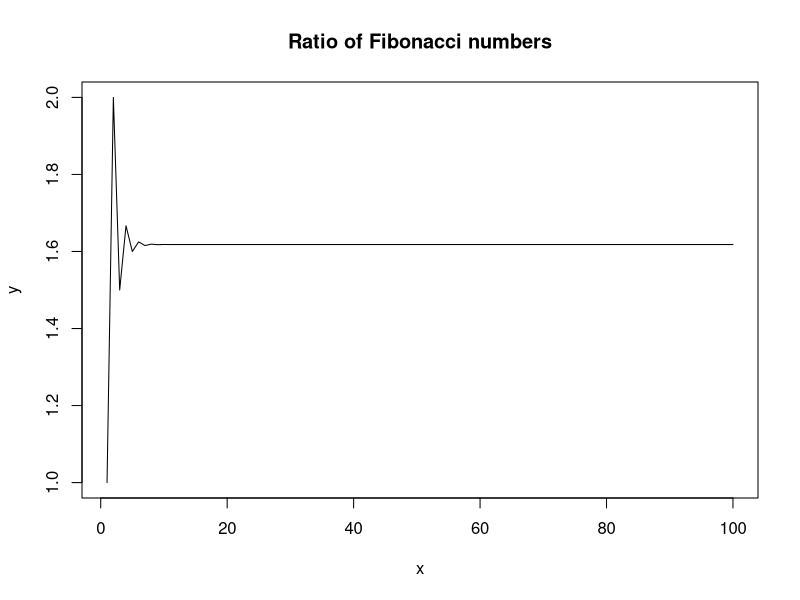

This figure's R source:
## ---- chunk 1
library(microbenchmark)
## ---- chunk 2
ratio_fibonacci_for <- function(n) {
  f0 <- 0
  f1 <- 1
  r_f = 1:n
  
  if(n == 0) {
    return(0)  
  }
  
  for(i in 1:n) {
    f_new <- f0 + f1
    f0 <- f1
    f1 <- f_new
    
    r_f[i]<- f1/ f0
  }
  
  return(r_f)
}

## ---- chunk 3
ratio_fibonacci_while <- function(n) {
  i <- 0
  f0 <- 0
  f1 <- 1
  r_f = 1:n
  
  if(n == 0) {
    return(0)  
  }
  
  while(i < n) {
    i <- i+1
    f_new <- f0 + f1
    f0 <- f1
    f1 <- f_new
    
    r_f[i]<- f1/ f0
  }
  
  return(r_f)
}
## ---- chunk 4
set.seed(420)
functions_equal <- TRUE

for(rand_int in sample.int(n = 100, size = 10)) {
  n_rf_for <- ratio_fibonacci_for(rand_int)
  n_rf_while <- ratio_fibonacci_while(rand_int)
  
  if(!all.equal(n_rf_for, n_rf_while)) {
    functions_equal <- FALSE
    break
  }
}

if(functions_equal) {
  print("Functions produce the same output")
} else {
  print("Functions don't produce the same output")
}
  
## ---- chunk 5
microbenchmark(ratio_fibonacci_for(100), ratio_fibonacci_for(1000), 
               ratio_fibonacci_while(100), ratio_fibonacci_while(1000))
## ---- chunk 6
rf <- ratio_fibonacci_for(100)
plot(rf, type="l", main="Ratio of Fibonacci numbers", xlab="x", ylab="y")
## ---- chunk 7
phi <- (sqrt(5) + 1) / 2
x <- 1:1000
phi_power = phi^(x+1)
phi_sum = phi^(x) + phi^(x-1)

res_equal_op <- phi_sum == phi_power
length(res_equal_op[res_equal_op==TRUE]) == length(res_equal_op)

res_all_equal <- all.equal(phi_power, phi_sum)
res_all_equal
## ---- chunk 8
roll_dice <- function() {return( sum(sample(1:6, 2)) )}

game_of_craps <- function() {
  
  res_1 <- roll_dice()
  
  if(res_1 == 7 || res_1 == 11) {
    return(TRUE)
  }
  
  while(TRUE) {
    res_n <- roll_dice()
    
    if(res_n == res_1)
      return(TRUE)
    else if(res_n == 7 || res_n == 11) 
      return(FALSE)
  }
} 
## ---- chunk 9
foobar0 <- function(x, z) {
  if (sum(x >= .001) < 1) {
    stop("step 1 requires 1 observation(s) with value >= .001")
  }
  fit <- lm(x ~ z)
  r <- fit$residuals
  x <- sin(r) + .01
  
  if (sum(x >= .002) < 2) {
    stop("step 2 requires 2 observation(s) with value >= .002")
  }
  fit <- lm(x ~ z)
  r <- fit$residuals
  x <- 2 * sin(r) + .02
  
  if (sum(x >= .003) < 3) {
    stop("step 3 requires 3 observation(s) with value >= .003")
  }
  fit <- lm(x ~ z)
  r <- fit$residuals
  x <- 3 * sin(r) + .03
  
  if (sum(x >= .004) < 4) {
    stop("step 4 requires 4 observation(s) with value >= .004")
  }
  fit <- lm(x ~ z)
  r <- fit$residuals
  x <- 4 * sin(r) + .04
  
  return(x)
}
## ---- chunk 10
transform_input <- function(x, z, n) {
  fit <- lm(x ~ z)
  r <- fit$residuals
  return(n * sin(r) + (.01 * n))
}

check_input <- function(x, n) {
  if (sum(x >= (n*.001)) < n) {
    stop(paste("step", n, "requires", n, 
               "observation(s) with value >=", (n * .001), sep = " "))
  }
}

foobar <- function(x, z) {
  for(i in 1:4) {
    check_input(x, i)
    x <- transform_input(x, z, i)
  }

  return(x)
}
## ---- chunk 11
for(i in 1:00) {
  set.seed(1)
  x <- rnorm(100)
  z <- rnorm(100)
  
  if(!all.equal(foobar0(x,z), foobar(x, z))) {
    stop("Functions produce different output")
  }
}

print("Functions produce equal output")
